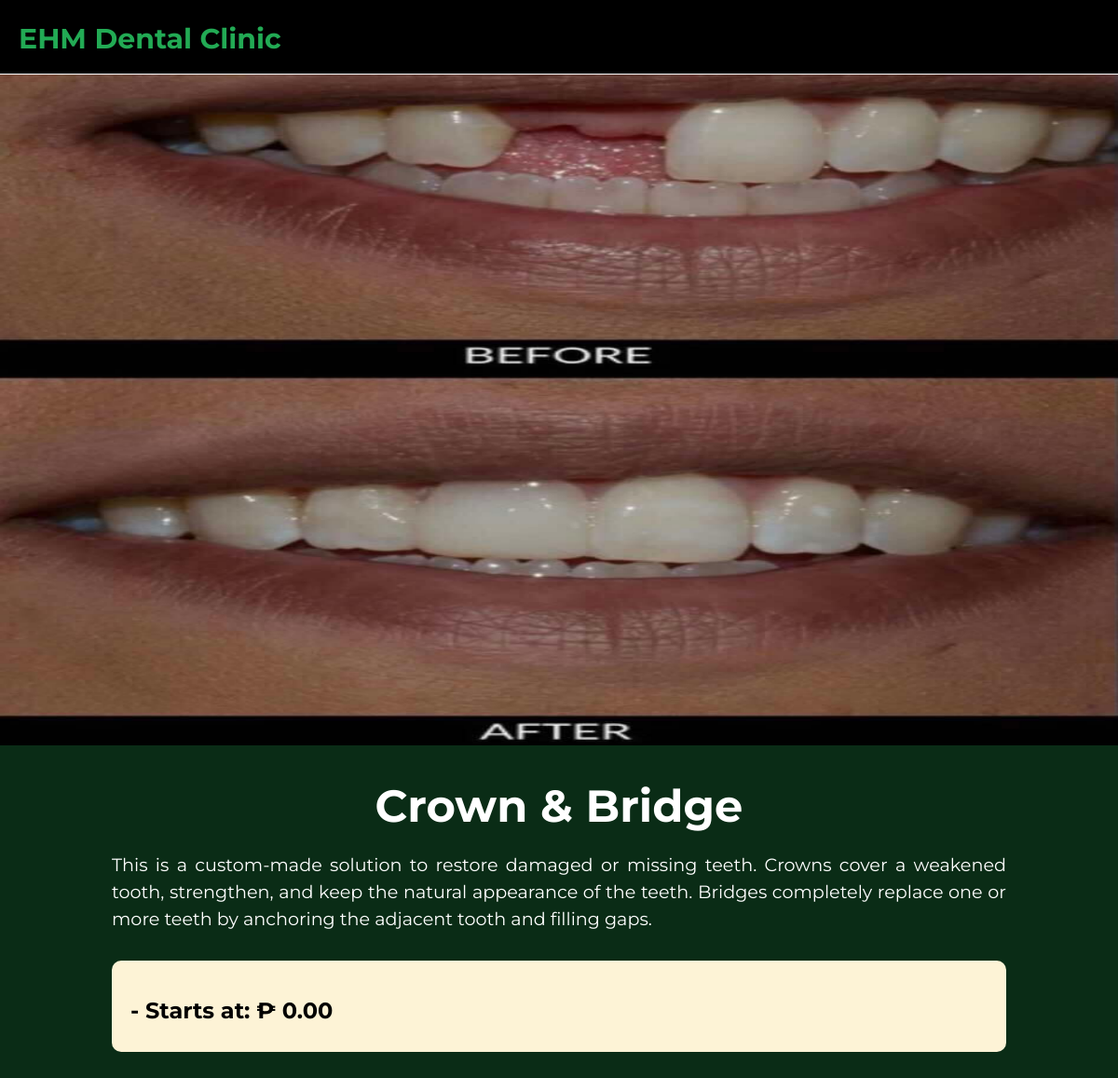
The page /HOME_PAGE/SERVICES/Crown_&_Bridge.php on the database as committed earlier.
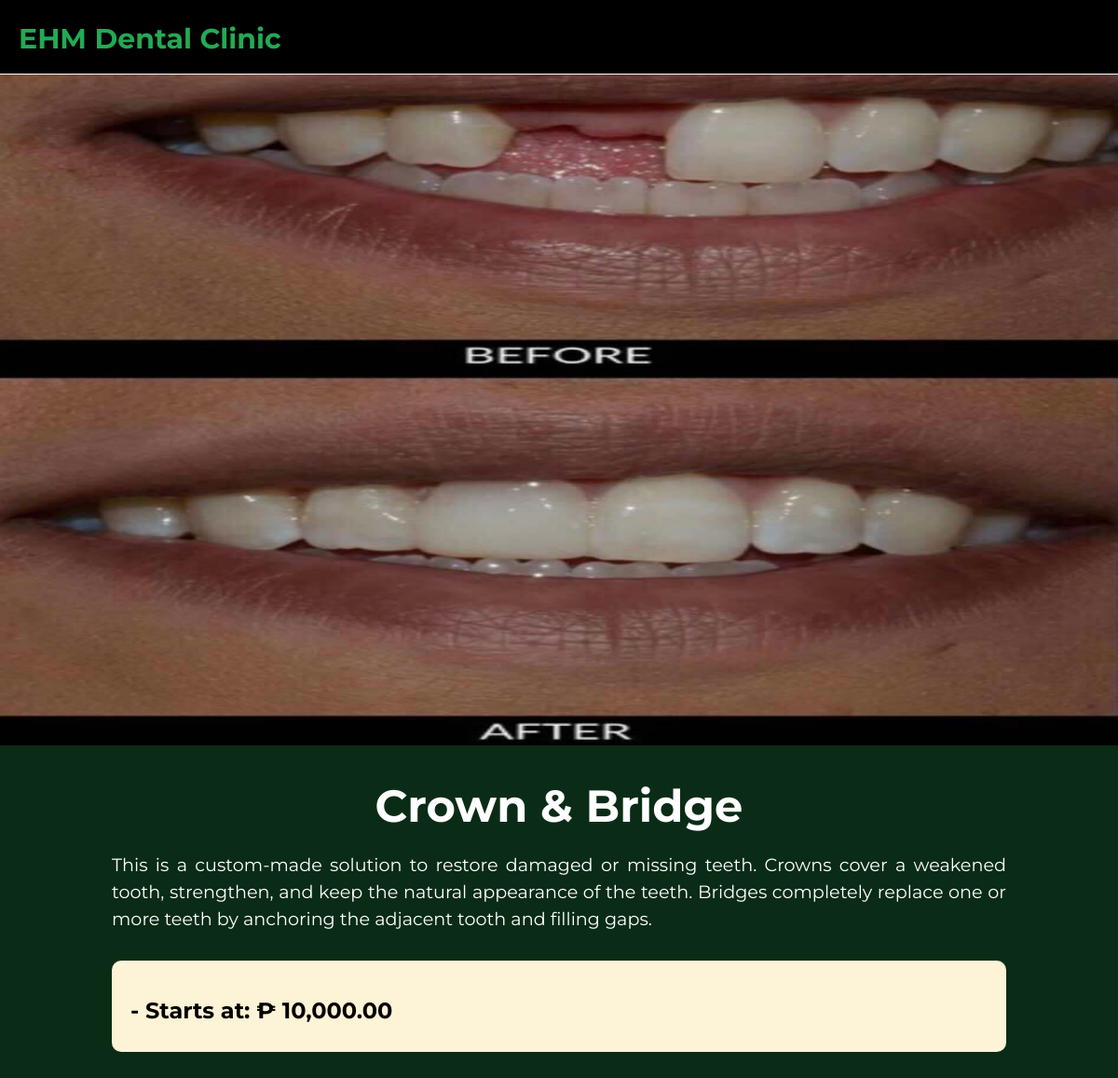
The same page on the database as committed later.
### tables this page shows
CREATE TABLE `tbl_services` (
  `id` int(11) NOT NULL,
  `service_image` varchar(255) NOT NULL,
  `service_name` varchar(100) NOT NULL,
  `service_description` text NOT NULL,
  `price` decimal(10,2) NOT NULL
);

### HOME_PAGE/SERVICES/Crown_&_Bridge.php (the view, shortened to what this page needs)
<?php
include("../../dbcon.php");
$service_name = isset($_GET['service_name']) ? htmlspecialchars($_GET['service_name']) : 'Crown & Bridge';
$sql = "SELECT * FROM tbl_services WHERE service_name = ?";
$stmt = $con->prepare($sql);
$stmt->bind_param("s", $service_name);
$stmt->execute();
$result = $stmt->get_result();
if ($result->num_rows > 0) {
  $row = $result->fetch_assoc();
  $service_description = $row['service_description'];
  $price = number_format($row['price'], 2);
  $service_image = !empty($row['service_image']) ? basename($row['service_image']) : 'default.jpg';
} else {
  echo "Service not found.";
  exit;
}
?>
<!DOCTYPE html>
<html lang="en">
<head>
  <link rel="stylesheet" href="style.css">
  <link rel="stylesheet" href="master.css">
</head>
<body>
  <nav>
    <a href="../Home_page.php#Services">
      <div class="logo">
        <h1>EHM Dental Clinic</h1>
      </div>
    </a>
  </nav>
  <div class="img-container">
    <img src="/DENTAL/HOME_PAGE/SERVICES/SERVICES_IMAGES/<?php echo htmlspecialchars(basename($service_image)); ?>"
      alt="<?php echo htmlspecialchars($service_name); ?>"
      onerror="this.src='/DENTAL/HOME_PAGE/SERVICES/SERVICES_IMAGES/default.jpg';">
  </div>
  <div class="container">
    <h1><?php echo htmlspecialchars($service_name); ?></h1>
    <p><?php echo htmlspecialchars($service_description); ?></p>
    <div class="price-item">
      <h2>
        - Starts at: ₱ <?php echo $price; ?>
      </h2>
    </div>
  </div>
</body>
</html>

Rows that differ between the two databases and show on the page:
changed tbl_services: price "0.00" → "10,000.00"
